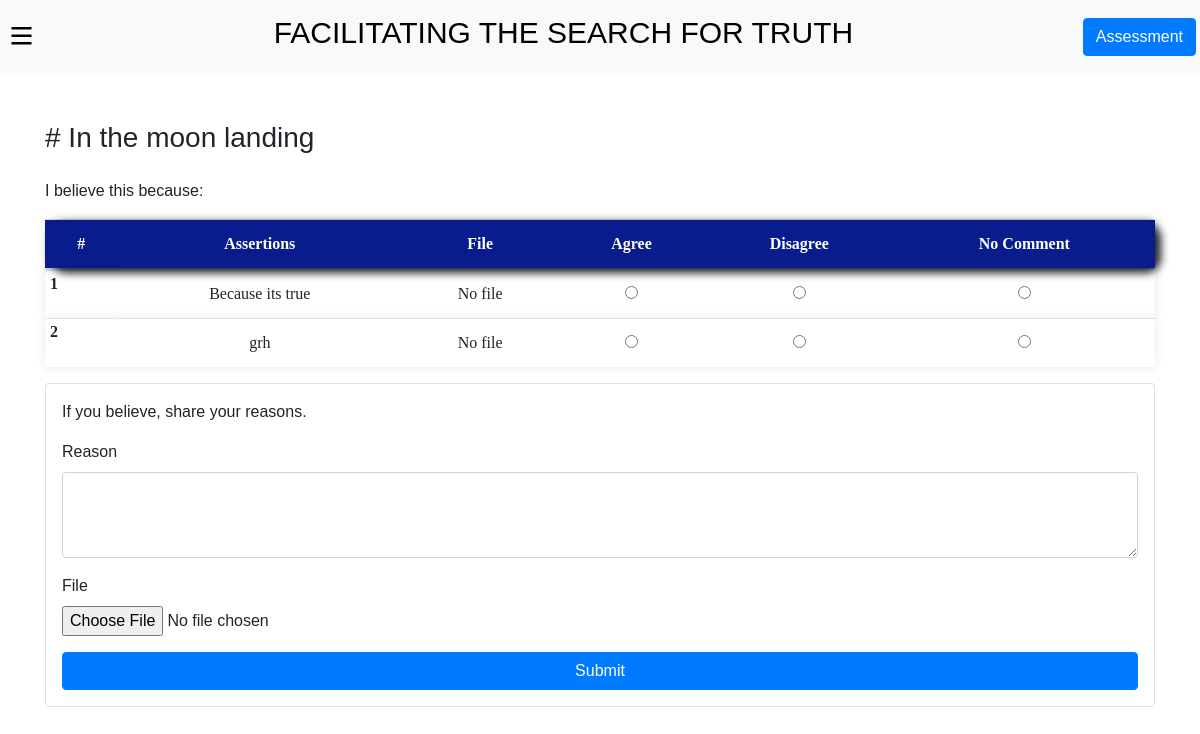
Screenshot of /reasons/27/ with the database file from the repository.
### truthlist/models.py (models this page shows, shortened)
class Question(models.Model):
    question = models.TextField()
    category = models.ForeignKey(Category, null=True, blank=True, on_delete=models.SET_NULL)
    is_fundamental = models.BooleanField(default=False)
    truth_or_lie = models.CharField(max_length=10, choices=TRUTH_OR_LIE_CHOICES, default='Middle')
    active = models.BooleanField(default=False)
    date = models.DateTimeField(auto_now_add=True)

class Reason(models.Model):
    user = models.ForeignKey(User, on_delete=models.CASCADE)
    question = models.ForeignKey(Question, on_delete=models.CASCADE)
    reason = models.TextField()
    file = models.FileField(upload_to='reasons/', null=True, blank=True)
    date = models.DateTimeField(auto_now_add=True)
    def agreed_users(self):
        ra = ReasonAnswer.objects.filter(reason=self, answer='agree')
        return [ r.user for r in ra ]
    def disagreed_users(self):
        ra = ReasonAnswer.objects.filter(reason=self, answer='disagree')
        return [ r.user for r in ra ]
    def no_comment_users(self):
        ra = ReasonAnswer.objects.filter(reason=self, answer='no_comment')
        return [ r.user for r in ra ]

### truthlist/views.py (the view, shortened to what this page needs)
# urls.py: path('reasons/<int:id>/', views.reasons, name='reasons'),
def reasons(request, id):
    question = Question.objects.get(id=id)
    all_reasons = Reason.objects.filter(question=question)
    all_comments = Comment.objects.filter(question=question)
    return render(request, 'truthlist/reasons.html', {'question': question, 'reasons': all_reasons, 'comments': all_comments})

### truthlist/models.py (called while the page is built)
    def replies(self):
        return Reply.objects.filter(comment=self)

### truthlist/templates/truthlist/reasons.html (shortened to what this page needs)
{% extends 'truthlist/base.html' %}
{% load static %}
{% block content %}
<div class="container mt-5" style="overflow-x: scroll;">
    <h3># {{question.question}}</h1>
    {% if reasons %}
        <p class="mt-4">I believe this because:</p>
        <table class="table mt-3">
            <thead style="position: sticky; top: 60px; z-index: 1; background-color: white;background-color: #ffffff;box-shadow: 0px 0px 9px 0px rgba(0,0,0,0.1);;text-align : center;word-wrap: normal; border-radius: 15px;     padding: 10px;box-shadow: 6px 4px 8px;text-align: center; ">
            <tr style="  background-color:#081C8D;box-shadow: 0px 0px 9px 0px rgba(0,0,0,0.1);;text-align : center;word-wrap: normal ;color:#FFFFFF">
                <th scope="col">#</th>
                <th scope="col">Assertions</th>
                <th scope="col">File</th>
                <th scope="col">Agree</th>
                <th scope="col">Disagree</th>
                <th scope="col">No Comment</th>
            </tr>
            </thead>
            <tbody>
                {% for data in reasons %}
                <form method="post" action="{% url 'reasons_opinion' data.id %}">
                    <tr style="  background-color: #ffffff;box-shadow: 0px 0px 9px 0px rgba(0,0,0,0.1);;text-align : center;word-wrap: normal;">
                        <th scope="row" style="border-radius: 3px;padding: 1px 5px;display: flex;justify-content: space-between; margin-bottom: 15px;text-align : center;word-wrap: normal ;">{{ forloop.counter }}</th>
                        <td>{{ data.reason }}</td>
                        <td>
                            {% if data.file %}
                                <a href="{{ data.file.url }}" target="_blank">File</a>
                            {% else %}
                                No file
                            {% endif %}
                        </td>
                        <td>
                            <input class="radio-btn" type="radio" name="{{ data.id }}" value="agree" onclick="this.form.submit()" {% if request.user in data.agreed_users %} checked {% endif %}>
                        </td>
                        <td>
                            <input class="radio-btn" type="radio" name="{{ data.id }}" value="disagree" onclick="this.form.submit()" {% if request.user in data.disagreed_users %} checked {% endif %}>
                        </td>
                        <td>
                            <input class="radio-btn" type="radio" name="{{ data.id }}" value="no_comment" onclick="this.form.submit()" {% if request.user in data.no_comment_users %} checked {% endif %}>
                        </td>
                    </tr>
                </form>
                {% endfor %}
            </tbody>
        </table>
    {% endif %}
    <form class="card p-3" method="post" enctype="multipart/form-data" action="{% url 'reasons' question.id %}">
        <p>If you believe, share your reasons.</p>
        <div class="form-group">
            <label for="reason">Reason</label>
            <textarea name="reason" class="form-control" id="reason" rows="3"></textarea>
        </div>
        <div class="form-group">
            <label for="file">File</label>
            <input name="file" type="file" class="form-control-file" id="file">
        </div>
        <button type="submit" class="btn btn-primary">Submit</button>
    </form>
{% endblock %}

### truthlist/templates/truthlist/reasons.html (style rules this page uses)
body { font-family: 'Core Sans N 65 Bold'; src: url("/static/Core Sans N 65 Bold.ttf"); }
tr,th,thead,td { font-family: 'Core Sans N 65 Bold'; src: url("/static/Core Sans N 65 Bold.ttf"); }

### rows the page displays
Question: question "In the moon landing"
Reason: reason "Because its true", file "No file"
Reason: reason "grh", file "No file"
